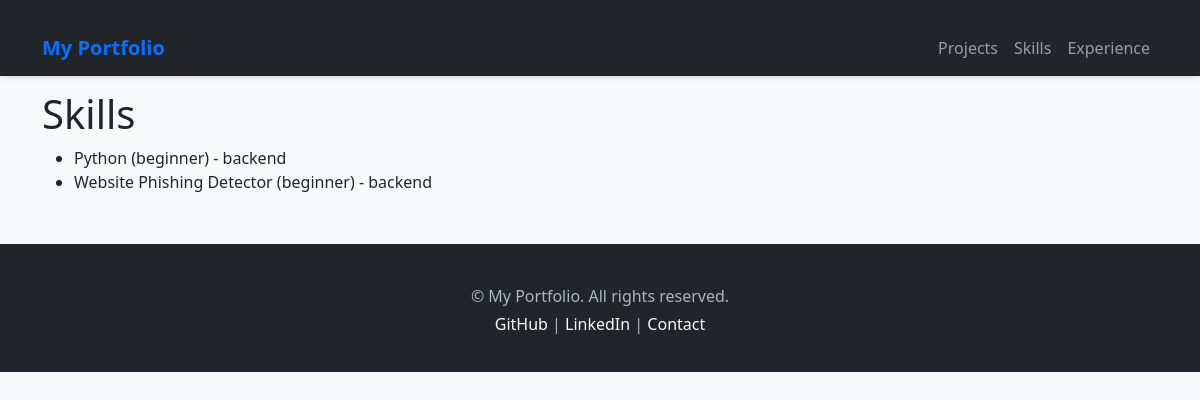
Page /skills/ on the earlier database version.
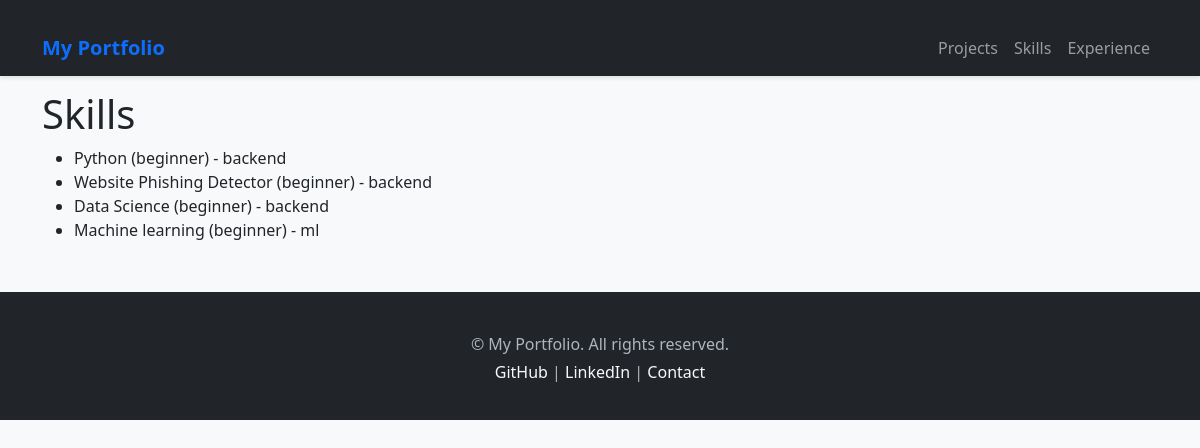
Same page on the later database version.
### main/models.py (models this page shows, shortened)
class Skills(models.Model):
    SKILL_LEVELS = [
        (1, 'Beginner'),
        (2, 'Intermediate'),
        (3, 'Advanced'),
        (4, 'Expert'),
     ]
    CATEGORIES = [
        ('backend', 'Backend Development'),
        ('frontend', 'Frontend Development'),
        ('database', 'Database'),
        ('devops', 'DevOps & Tools'),
        ('ml', 'Machine Learning'),
        ('ai', 'Artificial Intelligence'),
        ('data_science', 'Data Science'),
        ('blockchain', 'Blockchain & Crypto'),
        ('cloud', 'Cloud & AI Services'),
        ('soft', 'Soft Skills'),
    ]
    ML_SUBCATEGORIES = [
        ('supervised', 'Supervised Learning'),
        ('unsupervised', 'Unsupervised Learning'),
        ('reinforcement', 'Reinforcement Learning'),
        ('deep_learning', 'Deep Learning'),
        ('nlp', 'Natural Language Processing'),
        ('computer_vision', 'Computer Vision'),
        ('time_series', 'Time Series Analysis'),
    ]
    name = models.CharField(max_length=50)
    level = models.IntegerField(choices=SKILL_LEVELS, default=1)
    category = models.CharField(max_length=20, choices=CATEGORIES,default='backend')
    subcategory = models.CharField(max_length=20, choices=ML_SUBCATEGORIES,blank=True,null=True, help_text="Specialized subcategory")
    icon = models.CharField(max_length=50, blank=True)
    order = models.IntegerField(default=0)
    framework = models.CharField(max_length=50, blank=True, help_text="pytorch,Django, etc")
    library = models.CharField(max_length=50, blank=True,help_text="comma separeted library names")
    created_at = models.DateTimeField(auto_now_add=True)
    updated_at = models.DateTimeField(auto_now=True)
    class Meta:
        ordering = ['category', '-level','order','name']
    def get_level_display(self):
        level_class = {
            'beginner': 'Beginner',
            'intermediate': 'Intermediate',
            'advanced': 'Advanced',
            "expert": "Expert"
        }
        return level_class.get(self.level,'beginner')

### main/views.py (the view)
# urls.py: path('skills/', views.skills_list, name="skills_list"),
def skills_list(request):
    skills = Skills.objects.all()
    return render(request, 'skills_list.html', {'skills': skills})

### templates/skills_list.html
{% extends "base.html" %}
{% block content %}
<h1>Skills</h1>
<ul>
  {% for skill in skills %}
    <li>{{ skill.name }} ({{ skill.get_level_display }}) - {{ skill.category }}</li>
  {% endfor %}
</ul>
{% endblock %}

Differences in the rows shown:
added Skills: name "Data Science", level "beginner", category "backend"
added Skills: name "Machine learning", level "beginner", category "ml"
